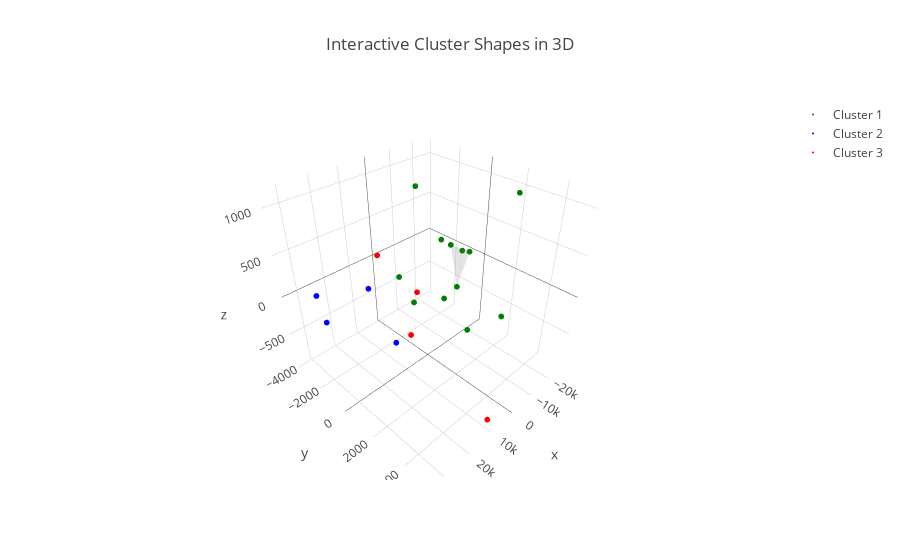

Notebook source saved alongside this figure:
### Code cell
# Visualize cluster shapes in 3d.

cluster1=GDP_cap_3d.loc[GDP_cap_3d['cluster'] == 0]
cluster2=GDP_cap_3d.loc[GDP_cap_3d['cluster'] == 1]
cluster3=GDP_cap_3d.loc[GDP_cap_3d['cluster'] == 2]

scatter1 = dict(mode = "markers", name = "Cluster 1", type = "scatter3d",    
x = cluster1.as_matrix()[:,0], 
y = cluster1.as_matrix()[:,1], 
z = cluster1.as_matrix()[:,2],
marker = dict( size=2, color='green')
               )
scatter2 = dict(mode = "markers",name = "Cluster 2",type = "scatter3d",    
x = cluster2.as_matrix()[:,0], 
y = cluster2.as_matrix()[:,1], 
z = cluster2.as_matrix()[:,2],
marker = dict( size=2, color='blue')
              )
scatter3 = dict(mode = "markers",name = "Cluster 3",type = "scatter3d",    
x = cluster3.as_matrix()[:,0], 
y = cluster3.as_matrix()[:,1], 
z = cluster3.as_matrix()[:,2],
marker = dict( size=2, color='red')
)

cluster1 = dict(alphahull = 5, name = "Cluster 1", opacity = .1, type = "mesh3d",    
x = cluster1.as_matrix()[:,0], y = cluster1.as_matrix()[:,1], z = cluster1.as_matrix()[:,2],
color='gray', showscale = True)

cluster2 = dict(alphahull = 5,name = "Cluster 2",opacity = .1, type = "mesh3d",    
x = cluster2.as_matrix()[:,0], y = cluster2.as_matrix()[:,1], z = cluster2.as_matrix()[:,2],
color='cyan', showscale = True)

cluster3 = dict( alphahull = 5,name = "Cluster 3",opacity = .1,type = "mesh3d",    
x = cluster3.as_matrix()[:,0], y = cluster3.as_matrix()[:,1], z = cluster3.as_matrix()[:,2],
color='coral', showscale = True)

layout = dict(title = 'Interactive Cluster Shapes in 3D',
              scene = dict( xaxis = dict( zeroline=True ),yaxis = dict( zeroline=True ),
             zaxis = dict( zeroline=True )))

fig = dict( data=[scatter1, scatter2, scatter3, cluster1, cluster2, cluster3], 
    layout=layout )

# Use py.iplot() for IPython notebook
plotly.offline.iplot(fig, filename='mesh3d_sample')

### Figure 1 — Plotly figure (JSON) as saved in the notebook; plotly's stock layout.template omitted (floating-point values rounded to 4 significant figures)
{"data": [{"marker": {"color": "green", "size": 2}, "mode": "markers", "name": "Cluster 1", "type": "scatter3d", "uid": "8a29d149-8993-426b-96d5-7e45aa75575d", "x": [-19070.0, -7368.0, -7751.0, -3756.0, -3508.0, -15430.0, -6109.0, -26120.0, -10030.0, -12740.0, -10990.0, -15250.0], "y": [-411.5, -1907.0, 3498.0, 296.0, -1549.0, -706.9, 1799.0, -2565.0, -3807.0, 156.6, 1060.0, 2949.0], "z": [133.8, 931.8, -110.7, 545.8, -461.3, 232.2, -485.9, -925.6, -446.4, -200.4, 374.0, 1113.0]}, {"marker": {"color": "blue", "size": 2}, "mode": "markers", "name": "Cluster 2", "type": "scatter3d", "uid": "5138c816-5222-4eea-ae9e-7ff1fa2c963b", "x": [19110.0, 33460.0, 24610.0, 27870.0], "y": [952.4, -876.7, 420.1, -2941.0], "z": [-251.2, 50.36, 436.3, 21.4]}, {"marker": {"color": "red", "size": 2}, "mode": "markers", "name": "Cluster 3", "type": "scatter3d", "uid": "056d366b-af04-4a88-9167-57d7308a4c23", "x": [10610.0, 9949.0, 9788.0, 2726.0], "y": [-1610.0, 5170.0, 371.1, -299.5], "z": [385.1, -854.3, -425.4, -62.13]}, {"alphahull": 5, "color": "gray", "name": "Cluster 1", "opacity": 0.1, "showscale": true, "type": "mesh3d", "uid": "4d762e13-b40a-41ff-850a-e6d99e91b872", "x": [-19070.0, -7368.0, -7751.0, -3756.0, -3508.0, -15430.0, -6109.0, -26120.0, -10030.0, -12740.0, -10990.0, -15250.0], "y": [-411.5, -1907.0, 3498.0, 296.0, -1549.0, -706.9, 1799.0, -2565.0, -3807.0, 156.6, 1060.0, 2949.0], "z": [133.8, 931.8, -110.7, 545.8, -461.3, 232.2, -485.9, -925.6, -446.4, -200.4, 374.0, 1113.0]}, {"alphahull": 5, "color": "cyan", "name": "Cluster 2", "opacity": 0.1, "showscale": true, "type": "mesh3d", "uid": "bc718002-2ae6-4277-b9f8-01534bb7d054", "x": [19110.0, 33460.0, 24610.0, 27870.0], "y": [952.4, -876.7, 420.1, -2941.0], "z": [-251.2, 50.36, 436.3, 21.4]}, {"alphahull": 5, "color": "coral", "name": "Cluster 3", "opacity": 0.1, "showscale": true, "type": "mesh3d", "uid": "958aec76-e615-44ca-8969-18e6405bd941", "x": [10610.0, 9949.0, 9788.0, 2726.0], "y": [-1610.0, 5170.0, 371.1, -299.5], "z": [385.1, -854.3, -425.4, -62.13]}], "layout": {"scene": {"xaxis": {"zeroline": true}, "yaxis": {"zeroline": true}, "zaxis": {"zeroline": true}}, "title": {"text": "Interactive Cluster Shapes in 3D"}}}
